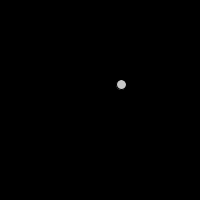
Frame 1 (no input)
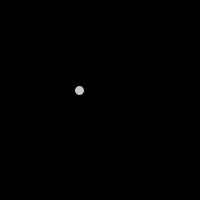
Frame 60 (the mouse pressed at the canvas centre just before this capture)
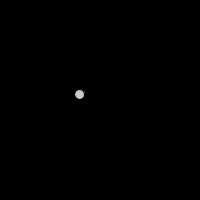
Frame 120 (the mouse held since frame 60 and released just before this capture)

The Processing sketch that drew these frames (run headless with seeded random() and noise(); from frame 60 on, the mouse is pressed at the canvas centre):

// Processing sketch: floatingball
// ── floatingball.pde
float xtime=0.0;
float ytime=100.0;
float increment=0.01;

void setup(){
  size(200,200);
  smooth();
}
void draw(){
  background(0);
  float x=noise(xtime)*width;
  float y=noise(ytime)*height;
  xtime+=increment;
  ytime+=increment;
  
  fill(200);
  ellipse(x,y,10,10);
}
